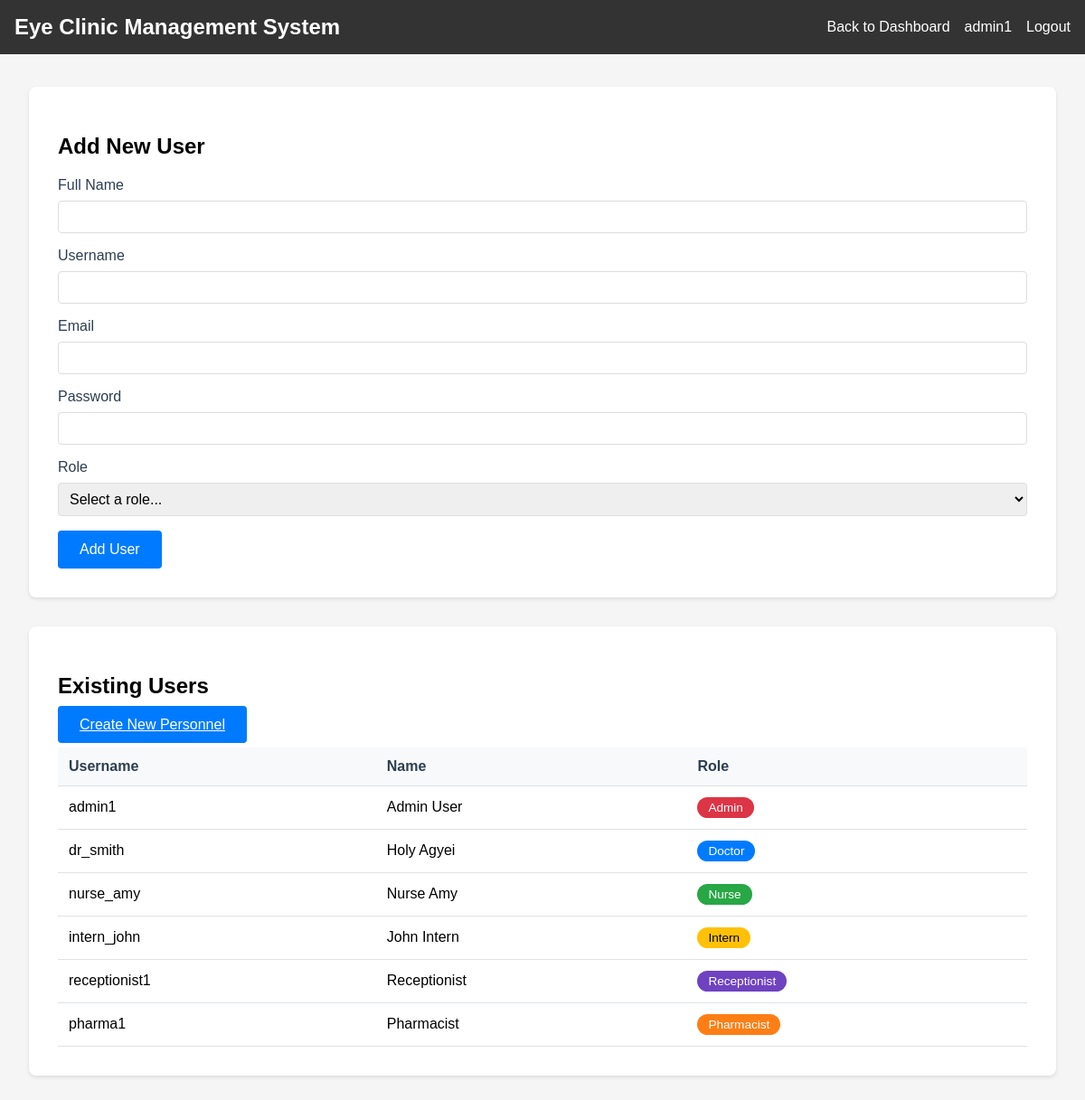
/manage_users (signed in), run on an earlier commit of the app's database.
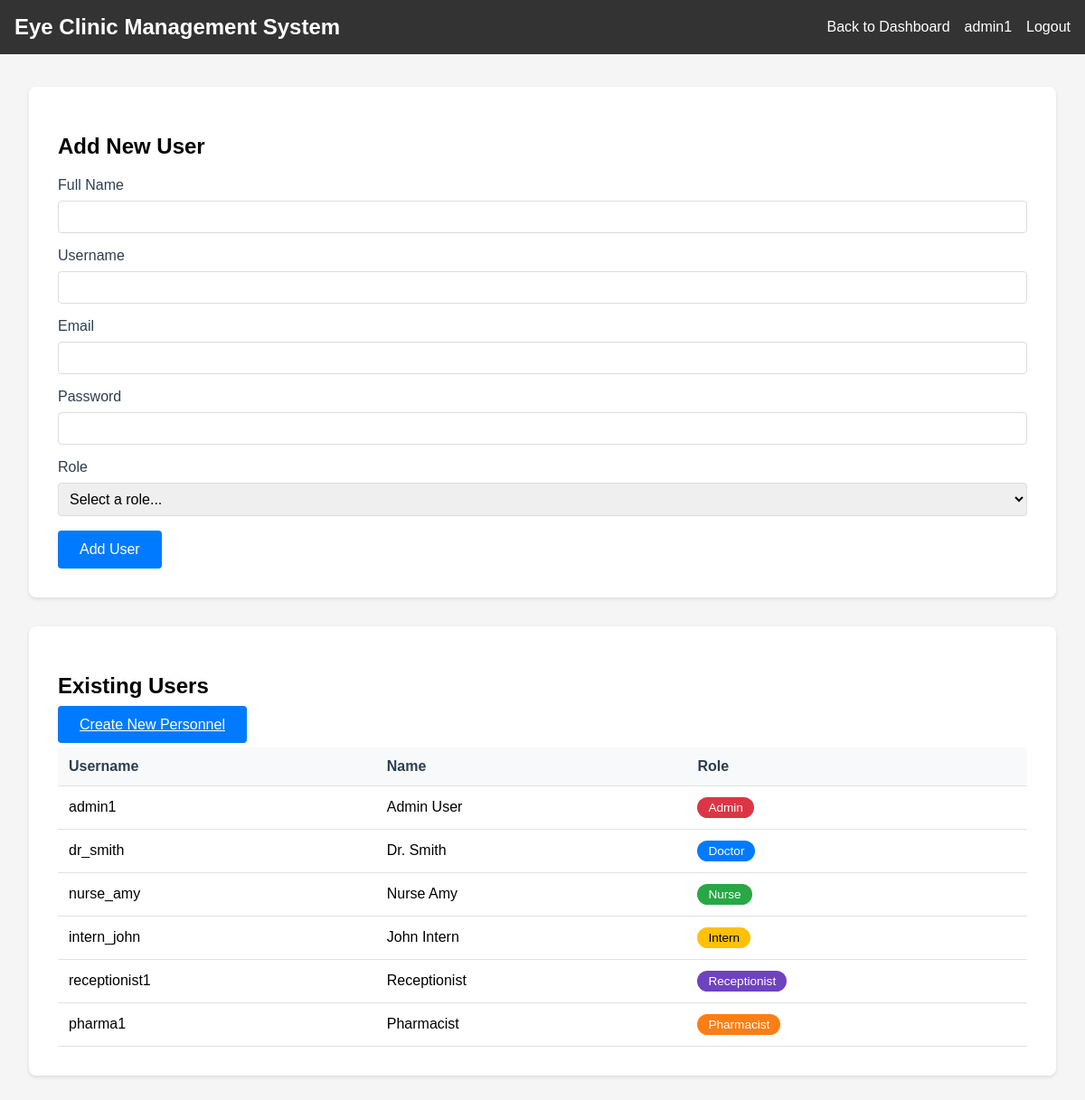
And on a later commit of the database.
### models.py (models this page shows, shortened)
class User(db.Model):
    id = db.Column(db.Integer, primary_key=True)
    username = db.Column(db.String(80), unique=True, nullable=False)
    email = db.Column(db.String(120), unique=True, nullable=False)
    password_hash = db.Column(db.String(120), nullable=False)
    role = db.Column(db.String(80), nullable=False)
    name = db.Column(db.String(120))
    status = db.Column(db.String(20), default='active')
    last_login = db.Column(db.DateTime, default=lambda: datetime.now(timezone.utc))
    custom_permissions = db.Column(db.String(500))  # Store tab permissions as comma-separated string
    created_at = db.Column(db.DateTime, default=lambda: datetime.now(timezone.utc))
    updated_at = db.Column(db.DateTime, default=lambda: datetime.now(timezone.utc), onupdate=lambda: datetime.now(timezone.utc))

### app.py (the view, shortened to what this page needs)
@app.route('/manage_users', methods=['GET', 'POST'])
@login_required
@admin_required
def manage_users():
    return render_template('manage_users.html',
                         username=session['username'],
                         role=session['role'],
                         users=User.query.all(),
                         available_roles=AVAILABLE_ROLES)

### app.py (called while the page is built)
def login_required(f):
    @wraps(f)
    def decorated_function(*args, **kwargs):
        if 'username' not in session:
            flash('Please log in first.')
            return redirect(url_for('login'))
        return f(*args, **kwargs)
    return decorated_function

def admin_required(f):
    @wraps(f)
    def decorated_function(*args, **kwargs):
        if 'role' not in session or session['role'] != 'Admin':
            flash('Admin access required.')
            return redirect(url_for('dashboard'))
        return f(*args, **kwargs)
    return decorated_function

### templates/manage_users.html (shortened to what this page needs)
<!DOCTYPE html>
<html lang="en">
<head>
</head>
<body>
    <div class="navbar">
        <div>
            <h2 style="margin: 0;">Eye Clinic Management System</h2>
        </div>
        <div style="display: flex; align-items: center; gap: 1rem;">
            <a href="{{ url_for('dashboard') }}">Back to Dashboard</a>
            <span>{{ username }}</span>
            <a href="{{ url_for('logout') }}">Logout</a>
        </div>
    </div>
    <div class="main-content">
        <div class="card">
            <h2>Add New User</h2>
            <form method="POST">
                <div class="form-group">
                    <label for="name">Full Name</label>
                    <input type="text" id="name" name="name" class="form-control" required>
                </div>
                <div class="form-group">
                    <label for="username">Username</label>
                    <input type="text" id="username" name="username" class="form-control" required>
                </div>
                <div class="form-group">
                    <label for="email">Email</label>
                    <input type="email" id="email" name="email" class="form-control" required>
                </div>
                <div class="form-group">
                    <label for="password">Password</label>
                    <input type="password" id="password" name="password" class="form-control" required>
                </div>
                <div class="form-group">
                    <label for="role">Role</label>
                    <select id="role" name="role" class="form-control" required>
                        <option value="">Select a role...</option>
                    </select>
                </div>
                <button type="submit" class="btn btn-primary">Add User</button>
            </form>
        </div>
        <div class="card">
            <h2>Existing Users</h2>
            <div style="margin-bottom: 1rem;">
                <a href="{{ url_for('create_personnel') }}" class="btn btn-primary">Create New Personnel</a>
            </div>
            <table class="users-table">
                <thead>
                    <tr>
                        <th>Username</th>
                        <th>Name</th>
                        <th>Role</th>
                    </tr>
                </thead>
                <tbody>
                    {% for user in users %}
                        <tr>
                            <td>{{ user.username }}</td>
                            <td>{{ user.name if user.name else 'N/A' }}</td>
                            <td><span class="role-badge role-{{ user.role }}">{{ user.role }}</span></td>
                        </tr>
                    {% endfor %}
                </tbody>
            </table>
        </div>
    </div>
</body>
</html>

### templates/manage_users.html (style rules this page uses)
body { font-family: Arial, sans-serif; margin: 0; padding: 0; background-color: #f5f5f5; }
.navbar { background-color: #333; padding: 1rem; color: white; display: flex; justify-content: space-between; align-items: center; position: fixed; top: 0; left: 0; right: 0; z-index: 1000; }
.navbar a { color: white; text-decoration: none; }
.main-content { margin-top: 4rem; padding: 2rem; max-width: 1200px; margin-left: auto; margin-right: auto; }
.card { background-color: white; padding: 2rem; border-radius: 8px; box-shadow: 0 2px 4px rgba(0, 0, 0, 0.1); margin-bottom: 2rem; }
.form-group { margin-bottom: 1rem; }
.form-group label { display: block; margin-bottom: 0.5rem; font-weight: 500; color: #2c3e50; }
.form-control { width: 100%; padding: 0.5rem; border: 1px solid #ddd; border-radius: 4px; font-size: 1rem; box-sizing: border-box; }
.btn { padding: 0.75rem 1.5rem; border: none; border-radius: 4px; font-size: 1rem; font-weight: 500; cursor: pointer; transition: all 0.2s; }
.btn-primary { background-color: #007bff; color: white; }
.users-table { width: 100%; border-collapse: collapse; margin-top: 1rem; }
.users-table th, .users-table td { padding: 0.75rem; text-align: left; border-bottom: 1px solid #dee2e6; }
.users-table th { background-color: #f8f9fa; font-weight: 600; color: #2c3e50; }
.role-badge { display: inline-block; padding: 0.25rem 0.75rem; border-radius: 20px; font-size: 0.85rem; font-weight: 500; }
.role-Admin { background-color: #dc3545; color: white; }
.role-Doctor { background-color: #007bff; color: white; }
.role-Nurse { background-color: #28a745; color: white; }
.role-Intern { background-color: #ffc107; color: black; }
.role-Receptionist { background-color: #6f42c1; color: white; }
.role-Pharmacist { background-color: #fd7e14; color: white; }

What changed in the data, as far as the page shows it:
changed User "dr_smith": name "Holy Agyei" → "Dr. Smith"
